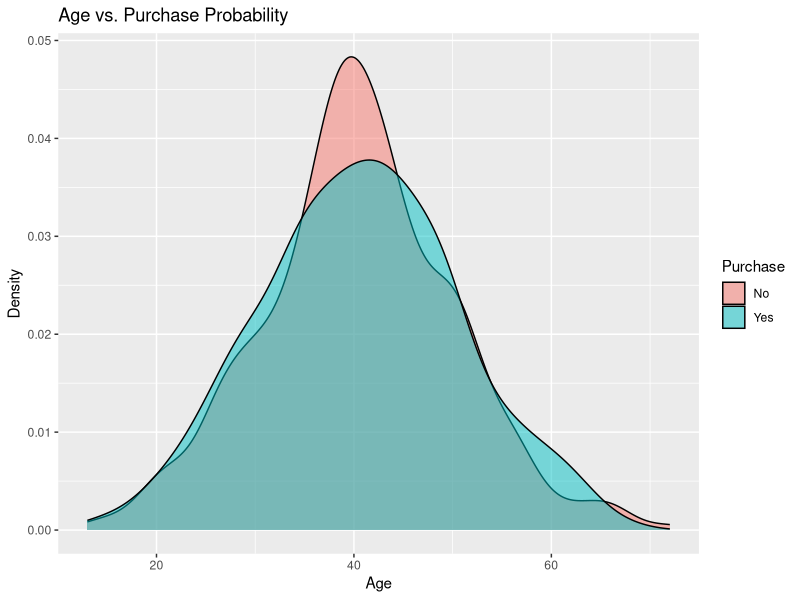
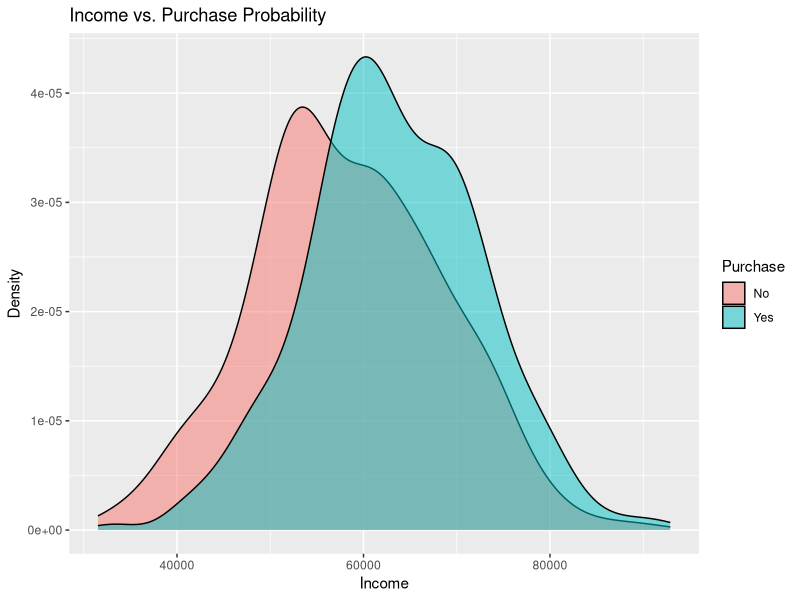
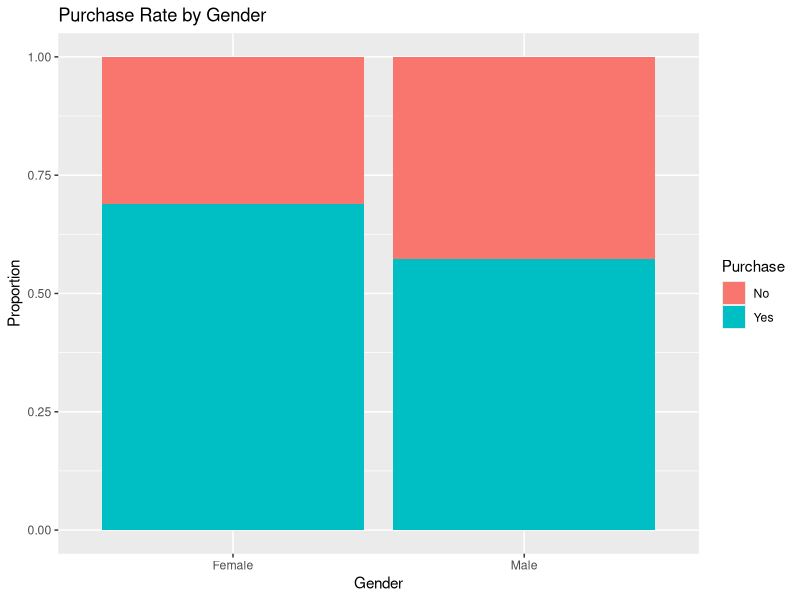
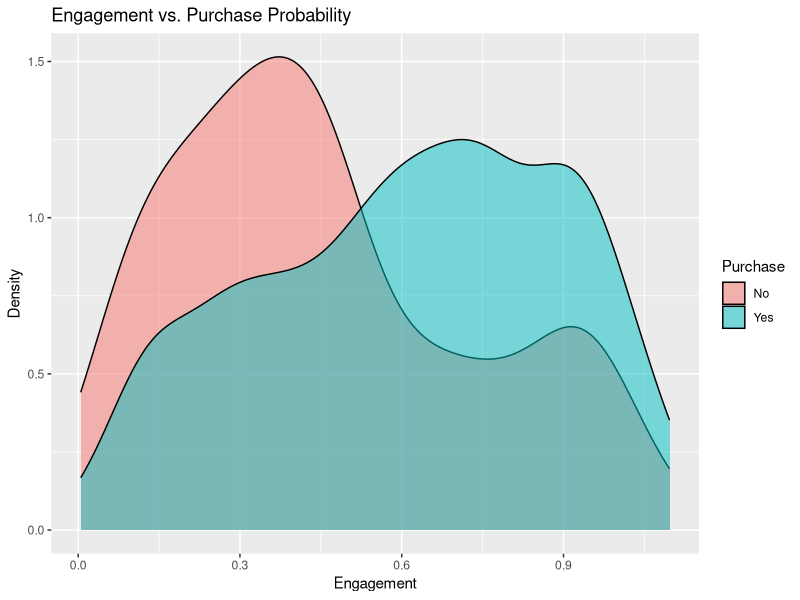
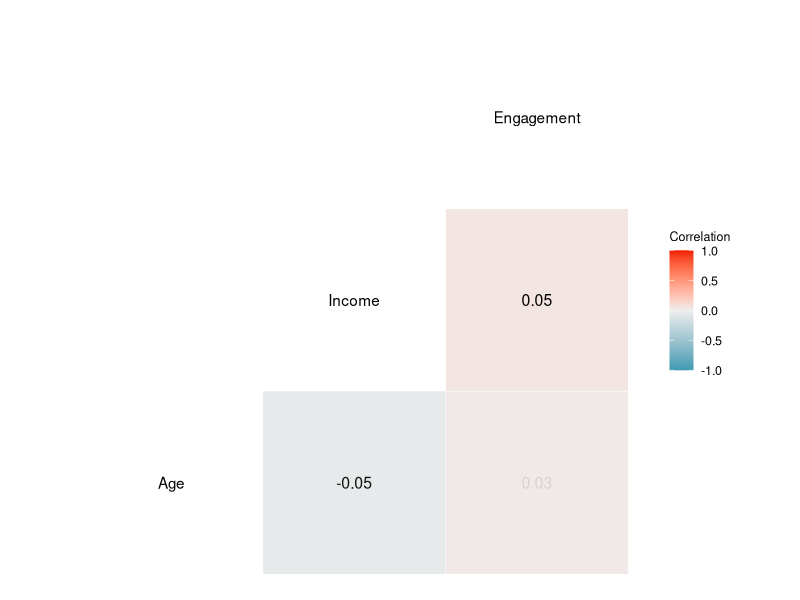
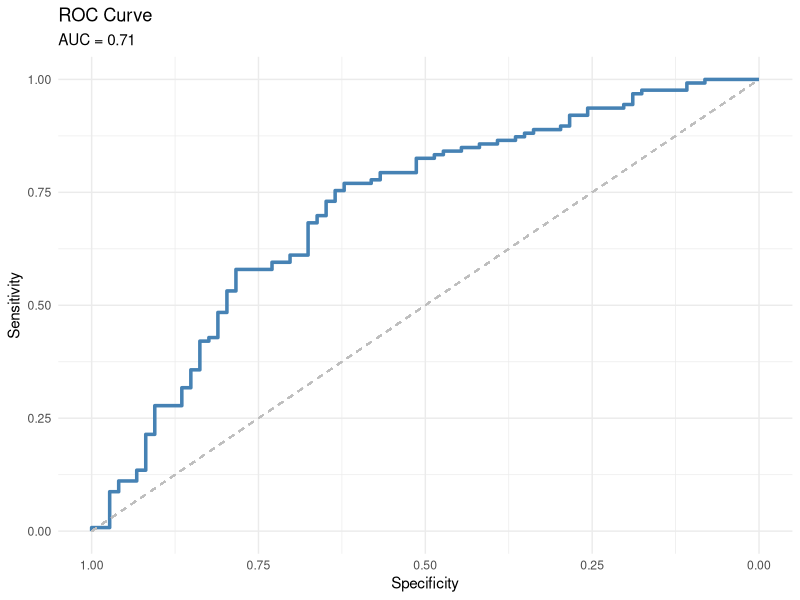
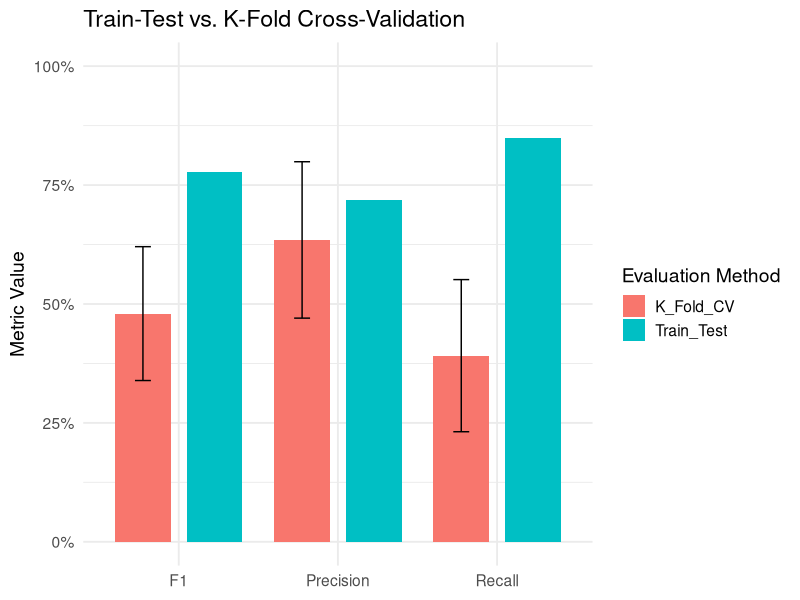

Write the R code that produced these figures, in order.
# ---
# title: "<span style = 'font-size: 100%;'> MGMT 17300: Data Mining Lab </span>"
# subtitle: "<span style = 'font-size: 150%;'>Model Evaluation with Logistic Regression</span>"
# author: "Professor: Davi Moreira"
# # date: "2024-08-01"
# date-format: "MMMM DD, YYYY"
# format:
# revealjs: 
# transition: slide
# background-transition: fade
# width: 1600
# height: 900
# center: true
# slide-number: true
# incremental: true
# chalkboard: 
# buttons: false
# preview-links: auto
# #logo: figs/quarto.png
# footer: "Data Mining Lab"
# theme: [simple,custom.scss]
# html-math-method:
# method: mathjax
# url: "https://cdn.jsdelivr.net/npm/mathjax@3/es5/tex-mml-chtml.js"
# ---
# 
# ## Overview
# 
# :::::: nonincremental
# ::::: columns
# ::: {.column width="50%" style="text-align: center; justify-content: center; align-items: center;"}
# -   Introduction to Logistic Regression
# -   Train-Test Split
# -   Model Training: Fitting a Logistic Regression Model\
# -   Predictions on the Test Set
# :::
# 
# ::: {.column width="50%" style="text-align: center; justify-content: center; align-items: center;"}
# -   Model Evaluation
# 
# -   Confusion Matrix
# -   Sensitivity
# -   Specificity
# -   Precision
# -   F1 Score
# -   Balanced Accuracy
# -   ROC Curve & AUC
# 
# -   K-Fold Cross-Validation
# :::
# :::::
# ::::::
# 
# # Motivation {background-color="#cfb991"}
# 
# ## What is a classification problem?
# 
# <center>
# 
# <br>
# 
# <img src="https://raw.githubusercontent.com/davi-moreira/naive_bayes/main/figs/boxes.gif" width="800"/>
# 
# <br>
# 
# Classification involves categorizing data into predefined classes or groups based on their features.
# 
# </center>
# 
# # Introduction to Logistic Regression {background-color="#cfb991"}
# 
# ## What is Logistic Regression?
# 
# -   A statistical method used for binary classification tasks.
# 
# -   Predicts the probability of an event occurring (e.g., Yes or No).
# 
# -   Useful for tasks like determining if a customer will make a purchase.
# 
# ## Why Logistic Regression?
# 
# -   Handles binary outcomes effectively.
# 
# -   Provides interpretable results (log-odds, odds ratios, and probability).
# 
# -   Can handle continuous and categorical predictors.
# 
# # Logistic Regression Framework {background-color="#cfb991"}
# 
# ## Assumptions
# 
# 1.  **Binary Dependent Variable**: Logistic regression predicts probabilities for two categories.
# 
# 2.  **Independent Observations**: Data points should be independent of each other.
# 
# 3.  **Linearity in the Log-Odds**: The log-odds of the dependent variable should be linearly related to the independent variables.
# 
# 4.  **No Multicollinearity**: Independent variables should not be highly correlated.
# 
# ## The Logistic Regression Model
# 
# ### Log-Odds Equation
# 
# $$
# \text{logit}(P) = \log\left(\frac{P}{1-P}\right) = \beta_0 + \beta_1X_1 + \beta_2X_2 + \dots + \beta_nX_n
# $$
# 
# :::: nonincremental
# ::: {style="font-size: 99%;"}
# -   $P$: Probability of the outcome (e.g., Purchase = Yes).
# -   $X_1, X_2, \dots, X_n$: Predictor variables.
# -   $\beta_0, \beta_1, \dots, \beta_n$: Coefficients.
# :::
# ::::
# 
# ### Converting Log-Odds to Probability
# 
# $$
# P = \frac{1}{1 + e^{-\text{logit}(P)}}
# $$
# 
# # Generating a Synthetic Business Dataset {background-color="#cfb991"}
# 
# ## Generating a Synthetic Business Dataset
# 
# :::: nonincremental
# ::: {style="font-size: 80%;"}
# In many business scenarios, we aim to predict whether a customer will make a **purchase** based on collected information, usually on demographic and engagement factors. Our synthetic dataset simulates a simplified version of real-world data, capturing:
# 
# -   **Age**: Customer's age, distributed around 40 years old with some variation\
# -   **Gender**: Categorical variable indicating `"Male"` or `"Female"`\
# -   **Income**: Approximate annual income in US dollars\
# -   **Engagement**: A normalized score (0 to 1) reflecting how actively a customer interacts with the business (e.g., website visits, email clicks, etc.)\
# -   **Purchase**: A binary outcome (`"No"` or `"Yes"`) indicating whether the customer decided to buy a product
# :::
# ::::
# 
# ## Generating a Synthetic Business Dataset
# 
# ```{r echo=T, eval=T, results='hide', message=FALSE, warning=FALSE}
# Uncomment and install if needed:
# install.packages("caret")
# install.packages("dplyr")
# install.packages("pROC")

library(caret)
library(dplyr)
library(pROC)

set.seed(123)  # ensures reproducibility

n <- 1000

# 1) Generate basic customer attributes
Age <- round(rnorm(n, mean = 40, sd = 10))
Gender <- sample(c("Male", "Female"), n, replace = TRUE)
Income <- round(rnorm(n, mean = 60000, sd = 10000))
Engagement <- runif(n, min = 0, max = 1)

# 2) Make some feature shifts to mimic demographic differences
#    (Optional step to create more distinct sub-groups)
Engagement[Gender == "Female"] <- Engagement[Gender == "Female"] + 0.1
Income[Gender == "Female"]     <- Income[Gender == "Female"] + 3000
Age[Gender == "Female"]        <- Age[Gender == "Female"] + 1

# 3) Define business rules / assumptions for purchase probability
#    We'll combine a baseline with increments/decrements based on thresholds.
baseline_prob <- 0.2

purchase_prob <- rep(baseline_prob, n)

# a) Customers with higher engagement more likely to buy
purchase_prob[Engagement >= 0.5] <- purchase_prob[Engagement >= 0.5] + 0.3

# b) Higher income is a strong indicator of potential purchase
purchase_prob[Income >= 55000] <- purchase_prob[Income >= 55000] + 0.25

# c) Suppose 'Female' customers have a slight bump in probability
purchase_prob[Gender == "Female"] <- purchase_prob[Gender == "Female"] + 0.1

# d) Age effect: perhaps older customers (>=45) have slightly higher probability
purchase_prob[Age >= 45] <- purchase_prob[Age >= 45] + 0.05

# 4) Add random noise to reflect real-world unpredictability
#    (some random variation that might increase or decrease probabilities)
noise <- rnorm(n, mean = 0, sd = 0.05)
purchase_prob <- purchase_prob + noise

# 5) Clamp probabilities to valid [0, 1] range
purchase_prob <- pmin(pmax(purchase_prob, 0.01), 0.99)

# 6) Generate the Purchase variable via Bernoulli trials
Purchase <- rbinom(n, size = 1, prob = purchase_prob)

# 7) Combine into a data frame
df <- data.frame(
Age        = Age,
Gender     = factor(Gender),
Income     = Income,
Engagement = Engagement,
Purchase   = factor(Purchase, labels = c("No", "Yes"))
)

# Quick checks
table(df$Purchase)

head(df)

# ```
# 
# <br>
# 
# # Exploratory Data Analysis (EDA) {background-color="#cfb991"}
# 
# ## Summary Statistics
# 
# ```{r echo=T, eval=F, message=FALSE, warning=FALSE,  cache=TRUE}
summary(df)
# ```
# 
# ## Age vs. Purchase Probability
# 
# ```{r echo=F, eval=T, message=FALSE, warning=FALSE,  cache=TRUE, fig.align='center'}
library(ggplot2)
ggplot(df, aes(x = Age, fill = Purchase)) +
geom_density(alpha = 0.5) +
labs(title = "Age vs. Purchase Probability", x = "Age", y = "Density")
# ```
# 
# <br>
# 
# ## Income vs. Purchase Probability
# 
# ```{r echo=F, eval=T, message=FALSE, warning=FALSE,  cache=TRUE, fig.align='center'}
library(ggplot2)
ggplot(df, aes(x = Income, fill = Purchase)) +
geom_density(alpha = 0.5) +
labs(title = "Income vs. Purchase Probability", x = "Income", y = "Density")
# ```
# 
# <br>
# 
# ## Purchase Rate by Gender
# 
# ```{r echo=F, eval=T, message=FALSE, warning=FALSE,  cache=TRUE, fig.align='center'}
ggplot(df, aes(x = Gender, fill = Purchase)) +
geom_bar(position = "fill") +
labs(title = "Purchase Rate by Gender", x = "Gender", y = "Proportion")
# ```
# 
# <br>
# 
# ## Purchase Probability by Engagement
# 
# ```{r echo=F, eval=T, message=FALSE, warning=FALSE,  cache=TRUE, fig.align='center'}
ggplot(df, aes(x = Engagement, fill = Purchase)) +
geom_density(alpha = 0.5) +
labs(title = "Engagement vs. Purchase Probability", x = "Engagement", y = "Density")
# ```
# 
# <br>
# 
# ## Correlation Matrix
# 
# ```{r echo=F, eval=T, message=FALSE, warning=FALSE,  cache=TRUE, fig.align='center'}
library(GGally)

ggcorr(df,
method = c("pairwise", "pearson"),
label = TRUE,
label_round = 2,
label_alpha = TRUE,
name = "Correlation")
# ```
# 
# <br>
# 
# # Train-Test Split {background-color="#cfb991"}
# 
# ## Train-Test Split
# 
# ::: {style="font-size: 80%;"}
# Randomly split the data into **train (80%)** and **test (20%)** for unbiased evaluation. This process ensures that the model is trained on one subset of the data and evaluated on another subset, mimicking real-world scenarios where predictions are made on unseen data. It helps to assess how well the model generalizes to new information.
# 
# ```{r echo=T, eval=T, results='hide', message=FALSE, warning=FALSE, cache=TRUE, fig.align='center'}

set.seed(123)

train_index <- createDataPartition(df$Purchase, p = 0.8, list = FALSE)
train_data <- df[train_index, ]
test_data  <- df[-train_index, ]

table(train_data$Purchase)

# ```
# :::
# 
# ## Baseline Prediction
# 
# :::: nonincremental
# ::: {style="font-size: 99%;"}
# The baseline prediction is the proportion of customers who made a purchase:
# 
# ```{r echo=T, eval=T, results='hide', message=FALSE, warning=FALSE, cache=TRUE, fig.align='center'}
baseline_prob <- mean(train_data$Purchase == "Yes")
baseline_prob
# ```
# 
# **Interpretation:**
# 
# -   This baseline represents the probability of a purchase if no predictors are used.
# -   It serves as a reference point to evaluate the added value of the logistic regression model.
# :::
# ::::
# 
# # Model Training<br>Fitting a Logistic Regression Model {background-color="#cfb991"}
# 
# ## Fitting a Logistic Regression Model
# 
# :::: nonincremental
# ::: {style="font-size: 65%;"}
# We fit a logistic regression model on the training data and model the relationship between a binary dependent variable and one or more independent variables. Here, we predict the probability of purchase (`Purchase`) based on customer attributes (`Age`, `Gender`, `Income`, and `Engagement`).
# 
# This step includes specifying:
# 
# -   The formula (`Purchase ~ Age + Gender + Income + Engagement`), which defines the relationship between the dependent and independent variables.
# 
# -   The method (`glm`), indicating that we are using a generalized linear model.
# 
# -   The link function (`binomial(link = "logit")`), ensuring the model estimates probabilities using the logistic function.
# 
# ```{r echo=T, eval=T, results='hide', message=FALSE, warning=FALSE, cache=TRUE, fig.align='center'}

set.seed(123)

train_control <- trainControl(
classProbs      = TRUE,
summaryFunction = prSummary    # <--- uses Precision, Recall, F, AUC
)

model_fit <- train(
Purchase ~ Age + Gender + Income + Engagement,
data = train_data,
method = "glm",
family = binomial(link = "logit"),
trControl = train_control,
metric    = "F"          # or "AUC", "Precision", "Recall"
)

summary(model_fit$finalModel)
# ```
# 
# The summary provides details about the model's coefficients, which indicate the strength and direction of each predictor's influence on the purchase probability.
# 
# <br>
# 
# <br>
# :::
# ::::
# 
# # Predictions on the Test Set {background-color="#cfb991"}
# 
# ## Predictions on the Test Set
# 
# :::: nonincremental
# ::: {style="font-size: 80%;"}
# To evaluate the model, we obtain predictions for the test set. This involves two steps:
# 
# 1.  **Class Predictions:** Predicting the most likely class (e.g., `Yes` or `No`) for each observation.
# 
# 2.  **Probability Predictions:** Predicting the probability of each class, which provides more nuanced insights.
# 
# This allows us to assess the model's ability to generalize to unseen data and evaluate its performance using metrics such as accuracy, ROC-AUC, and confusion matrix.
# 
# ```{r echo=T, eval=T, results='hide', message=FALSE, warning=FALSE, cache=TRUE, fig.align='center'}
pred_classes <- predict(model_fit, newdata = test_data)
pred_probs   <- predict(model_fit, newdata = test_data, type = "prob")

head(pred_classes)  # Displays the predicted classes for the first few observations
head(pred_probs)    # Displays the predicted probabilities for the first few observations
# ```
# 
# By analyzing these predictions, we can determine how well the model distinguishes between `Yes` and `No` cases and identify areas for improvement.
# :::
# ::::
# 
# # Model Evaluation {background-color="#cfb991"}
# 
# ## Confusion Matrix
# 
# ::::: nonincremental
# :::: {style="font-size: 80%;"}
# The confusion matrix provides a summary of prediction results. It compares the predicted and actual classes, offering insights into the model's classification performance.
# 
# ::: center
# |               | Predicted: 0        | Predicted: 1        |
# |---------------|---------------------|---------------------|
# | **Actual: 0** | True Negative (TN)  | False Positive (FP) |
# | **Actual: 1** | False Negative (FN) | True Positive (TP)  |
# :::
# ::::
# :::::
# 
# ## Confusion Matrix
# 
# :::: nonincremental
# ::: {style="font-size: 75%;"}
# Key metrics derived from the confusion matrix include:
# 
# ```{r echo=F, eval=T, message=FALSE, warning=FALSE, cache=TRUE, fig.align='center'}
# Load required libraries
library(caret)
library(knitr)  # For creating a neat table

# Assuming you have a confusion matrix object from caret
conf_mat <- caret::confusionMatrix(
data = pred_classes,          # Predicted classes
reference = test_data$Purchase,  # True labels
positive = "Yes"              # Define positive class
)

# Extract metrics
accuracy <- conf_mat$overall['Accuracy']
sensitivity <- conf_mat$byClass['Sensitivity']  # Recall
specificity <- conf_mat$byClass['Specificity']
precision <- conf_mat$byClass['Pos Pred Value']  # Positive Predictive Value
f1_score <- conf_mat$byClass['F1']

# Create a data frame with metrics
metrics_table <- data.frame(
Metric = c("Accuracy", "Sensitivity (Recall)", "Specificity", "Precision", "F1 Score"),
Value = c(accuracy, sensitivity, specificity, precision, f1_score),
row.names = NULL
)

# Print the table
knitr::kable(metrics_table, col.names = c("Metric", "Value"), digits = 4, caption = "**Performance Metrics**")
# ```
# 
# <br>
# 
# -   **Accuracy:** The proportion of correct predictions.
# -   **Sensitivity (Recall):** The model's ability to identify positive cases.
# -   **Specificity:** The model's ability to identify negative cases.
# -   **Precision:** Among predicted positive cases, the proportion that are truly positive.
# -   **F1 Score:** The harmonic mean of Precision and Sensitivity, balancing false positives and false negatives.
# :::
# ::::
# 
# ## Accuracy
# 
# :::::::: nonincremental
# ::::::: {style="font-size: 80%;"}
# ::::: {style="display: flex; align-items: center; gap: 2em;"}
# ::: {.column style="flex: 1;"}
# <center>**Confusion Matrix**</center>
# 
# <br>
# 
# |               | Predicted: 0        | Predicted: 1        |
# |---------------|---------------------|---------------------|
# | **Actual: 0** | True Negative (TN)  | False Positive (FP) |
# | **Actual: 1** | False Negative (FN) | True Positive (TP)  |
# :::
# 
# ::: {.column style="flex: 1;"}
# <center>**Formula**</center>
# 
# <br>
# 
# $$
# \text{Accuracy} = \frac{\text{TP} + \text{TN}}{\text{TP} + \text{TN} + \text{FP} + \text{FN}}
# $$
# :::
# :::::
# 
# <br>
# 
# ::: fragment
# -   Overall effectiveness of the model.
# 
# -   In the context of weather forecasting, for example, accuracy reflects how well a model predicts weather events correctly (e.g., rainy or sunny days).
# 
# -   **High accuracy**: lots of correct predictions!
# :::
# :::::::
# ::::::::
# 
# ## Recall (Sensitivity)
# 
# :::::::: nonincremental
# ::::::: {style="font-size: 80%;"}
# ::::: {style="display: flex; align-items: center; gap: 2em;"}
# ::: {.column style="flex: 1;"}
# <center>**Confusion Matrix**</center>
# 
# <br>
# 
# |               | Predicted: 0        | Predicted: 1        |
# |---------------|---------------------|---------------------|
# | **Actual: 0** | True Negative (TN)  | False Positive (FP) |
# | **Actual: 1** | False Negative (FN) | True Positive (TP)  |
# :::
# 
# ::: {.column style="flex: 1;"}
# <center>**Formula**</center>
# 
# <br>
# 
# $$
# \text{Recall} = \frac{\text{TP}}{\text{TP} + \text{FN}}
# $$
# :::
# :::::
# 
# <br>
# 
# ::: fragment
# -   Is the fraction of positives correctly identified.
# 
# -   In criminal justice, it would assess how well a predictive policing model identifies all potential criminal activities (True Positives) without missing any (thus minimizing False Negatives).
# 
# -   **High recall**: low false-negative rates.
# :::
# :::::::
# ::::::::
# 
# ## Specificity
# 
# :::::::: nonincremental
# ::::::: {style="font-size: 80%;"}
# ::::: {style="display: flex; align-items: center; gap: 2em;"}
# ::: {.column style="flex: 1;"}
# <center>**Confusion Matrix**</center>
# 
# <br>
# 
# |               | Predicted: 0        | Predicted: 1        |
# |---------------|---------------------|---------------------|
# | **Actual: 0** | True Negative (TN)  | False Positive (FP) |
# | **Actual: 1** | False Negative (FN) | True Positive (TP)  |
# :::
# 
# ::: {.column style="flex: 1;"}
# <center>**Formula**</center>
# 
# <br>
# 
# $$
# \text{Specificity} = \frac{\text{TN}}{\text{TN} + \text{FP}}
# $$
# :::
# :::::
# 
# <br>
# 
# ::: fragment
# -   It is the true negative rate, measuring a model's ability to correctly identify actual negatives.
# 
# -   Crucial in fields where incorrectly identifying a negative case as positive could have serious implications (e.g., criminal justice).
# 
# -   **High specificity**: the model is very effective at identifying true negatives.
# :::
# :::::::
# ::::::::
# 
# ## Precision
# 
# :::::::: nonincremental
# ::::::: {style="font-size: 80%;"}
# ::::: {style="display: flex; align-items: center; gap: 2em;"}
# ::: {.column style="flex: 1;"}
# <center>**Confusion Matrix**</center>
# 
# <br>
# 
# |               | Predicted: 0        | Predicted: 1        |
# |---------------|---------------------|---------------------|
# | **Actual: 0** | True Negative (TN)  | False Positive (FP) |
# | **Actual: 1** | False Negative (FN) | True Positive (TP)  |
# :::
# 
# ::: {.column style="flex: 1;"}
# <center>**Formula**</center>
# 
# <br>
# 
# $$
# \text{Precision} = \frac{\text{TP}}{\text{TP} + \text{FP}}
# $$
# :::
# :::::
# 
# <br>
# 
# ::: fragment
# -   Accuracy of positive predictions.
# 
# -   In email spam detection, it would indicate the percentage of emails correctly identified as spam (True Positives) out of all emails flagged as spam, aiming to reduce the number of legitimate emails incorrectly marked as spam (False Positives).
# 
# -   **High precision**: low false-positive rates.
# :::
# :::::::
# ::::::::
# 
# ## F1-Score
# 
# :::::::: nonincremental
# ::::::: {style="font-size: 80%;"}
# ::::: {style="display: flex; align-items: center; gap: 2em;"}
# ::: {.column style="flex: 1;"}
# <center>**Confusion Matrix**</center>
# 
# <br>
# 
# |               | Predicted: 0        | Predicted: 1        |
# |---------------|---------------------|---------------------|
# | **Actual: 0** | True Negative (TN)  | False Positive (FP) |
# | **Actual: 1** | False Negative (FN) | True Positive (TP)  |
# :::
# 
# ::: {.column style="flex: 1;"}
# <center>**Formula**</center>
# 
# <br>
# 
# $$
# \text{F1} = 2 \cdot \frac{\text{Precision} \cdot \text{Recall}}{\text{Precision} + \text{Recall}}
# $$
# :::
# :::::
# 
# <br>
# 
# ::: fragment
# -   Harmonic mean of Precision and Recall.
# 
# -   In a medical diagnosis scenario, it would help in evaluating a test's effectiveness in correctly identifying patients with a disease (True Positives) while minimizing the misclassification of healthy individuals as diseased (False Positives and False Negatives).
# 
# -   **High F1 score**: a better balance between precision and recall.
# :::
# :::::::
# ::::::::
# 
# # ROC Curve & AUC {background-color="#cfb991"}
# 
# ## ROC Curve & AUC
# 
# :::: nonincremental
# ::: {style="font-size: 80%;"}
# The ROC (Receiver Operating Characteristic) curve is a graphical representation that illustrates the trade-off between the true positive rate (Sensitivity) and the false positive rate (1 - Specificity) across various threshold values. The AUC (Area Under the Curve) summarizes the ROC curve into a single value, indicating the model's overall performance.
# 
# -   **AUC Interpretation:**
# 
# -   **AUC** $\approx$ 1: The model has near-perfect predictive capability.
# -   **AUC** $\approx$ 0.5: The model performs no better than random guessing.
# :::
# ::::
# 
# ## ROC Curve & AUC
# 
# :::: nonincremental
# ::: {style="font-size: 80%;"}
# The ROC curve and AUC provide a comprehensive evaluation of the model's discriminatory power.
# 
# ```{r echo=F, eval=T, results='hide', message=FALSE, warning=FALSE, cache=TRUE, fig.align='center'}
# Load required libraries
library(ggplot2)
library(pROC)

# Calculate ROC curve and AUC
roc_obj <- roc(test_data$Purchase, pred_probs$Yes, levels = c("No", "Yes"))
auc_value <- auc(roc_obj)

# Prepare data for ggplot2
roc_data <- data.frame(
Specificity = 1 - roc_obj$specificities,
Sensitivity = roc_obj$sensitivities
)

# Create ROC plot
ggroc(roc_obj, colour = 'steelblue', size = 1.2) +
geom_segment(aes(x = 1, y = 0, xend = 0, yend = 1),
linetype = "dashed", color = "gray") +
labs(
title = "ROC Curve",
x = "Specificity",
y = "Sensitivity",
subtitle = paste("AUC =", round(auc_value, 2))
) +
theme_minimal()
# ```
# 
# **AUC Value:** Indicates the likelihood that the model will correctly distinguish between a positive and a negative instance. Higher values reflect better model performance.
# :::
# ::::
# 
# # K-Fold Cross-Validation {background-color="#cfb991"}
# 
# ## K-Fold Cross-Validation
# 
# :::: nonincremental
# ::: {style="font-size: 80%;"}
# K-Fold Cross-Validation is a resampling technique that evaluates model performance by dividing the dataset into **k subsets (folds)**. The model is trained on **k-1 folds** and validated on the remaining fold, repeating this process $k$ times to ensure each fold serves as the validation set once.
# 
# **Advantages of K-Fold Cross-Validation:**
# 
# -   Reduces overfitting by training and validating on different subsets.
# -   Provides a more reliable estimate of model performance compared to a single train-test split.
# -   Ensures the model generalizes well to unseen data.
# :::
# ::::
# 
# ## K-Fold Cross-Validation
# 
# ```{r echo=T, eval=T, results='hide', message=FALSE, warning=FALSE, cache=TRUE, fig.align='center'}
# install.packages("MLmetrics")
library(MLmetrics)

set.seed(123)

train_control <- trainControl(
method          = "cv",
number          = 10,
p = .8,
classProbs      = TRUE,
summaryFunction = prSummary    # <--- uses Precision, Recall, F, AUC
)

model_cv <- train(
Purchase ~ .,
data      = train_data,  # or your entire df, depending on your design
method    = "glm",
family = binomial(link = "logit"),
trControl = train_control,
metric    = "F"          # or "AUC", "Precision", "Recall"
)

# Inspect the cross-validation results:
# model_cv  # Displays cross-validated model performance
model_cv$results

# ```
# 
# # Comparing Train-Test Performance and K-Fold Cross-Validation Performance {background-color="#cfb991"}
# 
# ## Comparing Train-Test Performance and K-Fold Cross-Validation Performance
# 
# ::::::::::::: nonincremental
# :::::::::::: {style="font-size: 70%;"}
# ::::::::::: columns
# :::::: {.column width="50%"}
# ::: fragment
# 1.  **Assessing Model Generalization**
# 
# -   Train-Test Performance evaluates how well a model generalizes to unseen data from a single split.
# -   K-Fold Cross-Validation provides a more robust performance estimate across multiple splits.
# -   Comparing the two ensures consistent performance on unseen data.
# :::
# 
# ::: fragment
# 2.  **Detecting Overfitting or Underfitting**
# 
# -   **Overfitting**: Train-test performance is much better than K-Fold performance.
# -   **Underfitting**: Both metrics show poor performance.
# -   The comparison highlights issues with model complexity.
# :::
# 
# ::: fragment
# 3.  **Mitigating Sampling Bias**
# 
# -   Single splits (train-test) can introduce sampling bias, especially with small datasets.
# -   Cross-validation averages performance across folds, reducing bias.
# -   Ensures reliability of performance estimates.
# :::
# ::::::
# 
# :::::: {.column width="50%"}
# ::: fragment
# 4.  **Understanding Variance in Model Evaluation**
# 
# -   Train-test performance can vary based on split choice.
# -   K-Fold Cross-Validation offers insights into the variance of the performance estimate.
# -   Aids in strategies to reduce variance, such as adding more data.
# :::
# 
# ::: fragment
# 5.  **Model Selection and Hyperparameter Tuning**
# 
# -   Cross-validation is used for stable performance estimates during training.
# -   Train-Test Performance validates the chosen model's final performance.
# -   Discrepancies indicate potential overfitting during tuning.
# :::
# 
# ::: fragment
# 6.  **Real-World Applicability**
# 
# -   Train-Test: Simpler, faster, checks practical performance on unseen data.
# -   K-Fold Cross-Validation: Provides theoretical robustness.
# -   Bridging evaluation theory and deployment performance.
# :::
# ::::::
# :::::::::::
# ::::::::::::
# :::::::::::::
# 
# ## Comparing Train-Test Performance and K-Fold Cross-Validation Performance
# 
# ```{r echo=T, eval=T, results='hide', message=FALSE, warning=FALSE, cache=TRUE, fig.align='center'}

# =========================
# Load required packages
# =========================
library(caret)
library(pROC)

# =========================
# Single Train-Test Performance
# =========================

# 1. Compute confusion matrix to get Precision, Recall, F1
train_test_metrics <- confusionMatrix(
data      = pred_classes,
reference = test_data$Purchase,
positive  = "Yes"
)

# 2. Calculate AUC on the test set
roc_obj_test <- roc(test_data$Purchase, pred_probs$Yes, levels = c("No", "Yes"))
auc_test     <- as.numeric(auc(roc_obj_test))

# 3. Obtain 95% CI for the AUC
auc_test_ci  <- ci(roc_obj_test, of = "auc")  # typically returns c(lower, median, upper)

# 4. Extract the relevant metrics
train_test_results <- list(
AUC        = auc_test,
Precision  = train_test_metrics$byClass[["Pos Pred Value"]],
Recall     = train_test_metrics$byClass[["Sensitivity"]],
F1         = train_test_metrics$byClass[["F1"]]
)

# =========================
# K-Fold Cross-Validation Metrics
# =========================

# Identify the row with the highest F in model_cv
best_idx  <- which.max(model_cv$results$F)
cv_metrics <- model_cv$results[best_idx, ]

# Assuming model_cv$results contains columns like:
#  AUC, AUCSD, Precision, PrecisionSD, Recall, RecallSD, F, FSD
# (from a custom prSummary or similar)
cv_results <- list(
AUC             = cv_metrics[["AUC"]],
AUC_lower       = cv_metrics[["AUC"]] - 1.96 * cv_metrics[["AUCSD"]],
AUC_upper       = cv_metrics[["AUC"]] + 1.96 * cv_metrics[["AUCSD"]],
Precision       = cv_metrics[["Precision"]],
Precision_lower = cv_metrics[["Precision"]] - 1.96 * cv_metrics[["PrecisionSD"]],
Precision_upper = cv_metrics[["Precision"]] + 1.96 * cv_metrics[["PrecisionSD"]],
Recall          = cv_metrics[["Recall"]],
Recall_lower    = cv_metrics[["Recall"]] - 1.96 * cv_metrics[["RecallSD"]],
Recall_upper    = cv_metrics[["Recall"]] + 1.96 * cv_metrics[["RecallSD"]],
F1              = cv_metrics[["F"]],
F1_lower        = cv_metrics[["F"]] - 1.96 * cv_metrics[["FSD"]],
F1_upper        = cv_metrics[["F"]] + 1.96 * cv_metrics[["FSD"]]
)

# =========================
# Combine Results
# =========================
comparison <- list(
Train_Test = train_test_results,
K_Fold_CV  = cv_results
)

comparison

# ```
# 
# ## Visualizing Single Train-Test vs K-Fold CV
# 
# ```{r echo=F, eval=T, message=FALSE, warning=FALSE, cache=TRUE, fig.align='center'}

# --------------------------------------------------------------------
# 0) Load required libraries
# --------------------------------------------------------------------
library(dplyr)
library(ggplot2)

# --------------------------------------------------------------------
# 1) Construct a data frame for plotting
# --------------------------------------------------------------------

# As we do you do NOT have CI for Train-Test, set them to NA
train_test_precision_ci <- c(NA, NA)
train_test_recall_ci    <- c(NA, NA)
train_test_f1_ci        <- c(NA, NA)

comparison_df <- data.frame(
Metric    = c("Precision", "Recall", "F1"),

# Train-Test values
TT        = c(
comparison$Train_Test$Precision,
comparison$Train_Test$Recall,
comparison$Train_Test$F1
),
TT_lower  = c(train_test_precision_ci[1], train_test_recall_ci[1], train_test_f1_ci[1]),
TT_upper  = c(train_test_precision_ci[2], train_test_recall_ci[2], train_test_f1_ci[2]),

# K-Fold CV values + confidence intervals
KF        = c(
comparison$K_Fold_CV$Precision,
comparison$K_Fold_CV$Recall,
comparison$K_Fold_CV$F1
),
KF_lower  = c(
comparison$K_Fold_CV$Precision_lower,
comparison$K_Fold_CV$Recall_lower,
comparison$K_Fold_CV$F1_lower
),
KF_upper  = c(
comparison$K_Fold_CV$Precision_upper,
comparison$K_Fold_CV$Recall_upper,
comparison$K_Fold_CV$F1_upper
)
)

# --------------------------------------------------------------------
# 2) Convert data frame to a long format for easier plotting
#    (One approach is to build separate data frames for each method
#     and then combine them.)
# --------------------------------------------------------------------

tt_df <- comparison_df %>%
select(Metric, TT, TT_lower, TT_upper) %>%
rename(
Value = TT,
Lower = TT_lower,
Upper = TT_upper
) %>%
mutate(Method = "Train_Test")

kf_df <- comparison_df %>%
select(Metric, KF, KF_lower, KF_upper) %>%
rename(
Value = KF,
Lower = KF_lower,
Upper = KF_upper
) %>%
mutate(Method = "K_Fold_CV")

comparison_long <- bind_rows(tt_df, kf_df)

# --------------------------------------------------------------------
# 3) Plot the metrics side by side with error bars for the CV CI
# --------------------------------------------------------------------
ggplot(comparison_long, aes(x = Metric, y = Value, fill = Method)) +
# Plot bars side by side
geom_col(position = position_dodge(width = 0.9), width = 0.7) +
# Add error bars (for K-Fold CV or Train-Test, if available)
geom_errorbar(
aes(ymin = Lower, ymax = Upper),
position = position_dodge(width = 0.9),
width = 0.2
) +
# Convert y-axis scale to percentage [0, 1]
scale_y_continuous(
labels = scales::percent_format(accuracy = 1),
limits = c(0, 1)
) +
theme_minimal(base_size = 14) +
labs(
title = "Train-Test vs. K-Fold Cross-Validation",
y = "Metric Value",
x = NULL,
fill = "Evaluation Method"
)

# ```
# 
# # Summary {background-color="#cfb991"}
# 
# ## Summary
# 
# ::::::: nonincremental
# :::::: {style="font-size: 80%;"}
# Main Takeaways from this lecture:
# 
# ::::: columns
# ::: {.column width="50%"}
# **Logistic Regression Framework** - Logistic regression is a powerful method for binary classification. - Key assumptions: - Binary dependent variable. - Linearity in log-odds. - No multicollinearity among predictors.
# 
# **Evaluation Metrics**
# 
# -   **Confusion Matrix** provides:
# 
# -   Sensitivity (Recall)
# -   Specificity
# -   Precision
# -   F1 Score
# 
# -   **ROC Curve and AUC** evaluate model discrimination across thresholds.
# :::
# 
# ::: {.column width="50%"}
# -   **Train-Test Split**:
# 
# -   Ensures the model is trained and tested on separate datasets.
# -   Baseline accuracy serves as a benchmark for improvement.
# 
# -   **K-Fold Cross-Validation**:
# 
# -   Reduces overfitting and sampling bias.
# -   Provides a reliable estimate of model performance.
# 
# **Performance Comparison**
# 
# -   Cross-validation metrics give a robust view of generalization.
# -   Train-test split results provide practical insights for deployment.
# -   Use both approaches for a comprehensive evaluation.
# :::
# :::::
# ::::::
# :::::::
# 
# # Thank you! {background-color="#cfb991"}
